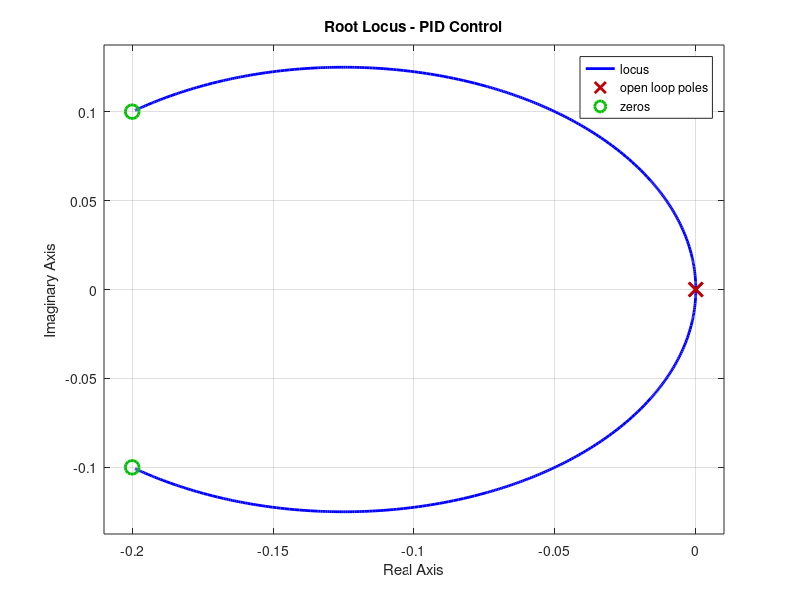

The MATLAB source for this figure: (Note: this script raises an error after producing the figure.)
% James Skinner 
% final Project 
% root locus to tune 
close all; clear all;
%% Root locus

J = 0.1306;
b = 4.5905;
K = 0.9719;
R = 4;
L = 0;
tau = 0.0244; 
s = tf('s');
P_motor = K/(s*((J*s+b)*(L*s+R)+K^2));
C = (s^2 + 0.4*s + 0.05)/s;
poles = pole(P_motor);
rP_motor = minreal(P_motor*(s/max(abs(poles)) + 1));
rsys_ol = minreal(C*rP_motor, 0.1);
%pole(P_motor)
%Vtau = 0.632*(2.7);

figure
rlocus(C*rP_motor)
title('Root Locus - PID Control')
sgrid(.5, 0)
sigrid(1/2.7)
xlim([-0.5 0.2])

%[k,poles] = rlocfind(rsys_ol)
k = .9719;
sys_cl = feedback(k*rsys_ol,10);
t = 0:0.01:5;

figure
step(sys_cl, t)
grid
ylabel('Position (cm)')
title('Response to a Step Reference with PID Control')

% at 0.4 and 5 it stopped at 20 cm
% at 0.6 and 6 it stopped at 17 cm
% at 0.8 and 8 it stopped at 14 cm
% at 1 and 10 it stopped at 11 cm
